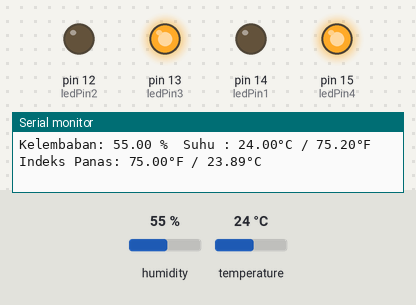
Recording of a sketch running on a simulated Arduino Uno, built with avr-gcc and run on an emulated ATmega328P. Shown: output pins drawn as LEDs (lit = HIGH), the last lines printed to the serial monitor. The inputs (shaded band) are chosen by the test bench; at power-on: humidity 55 %, temperature 24 °C.

Above: at 5.8 s.
5.9 s: humidity set to 49 %
14.2 s: humidity set to 46 %
At 18.5 s:
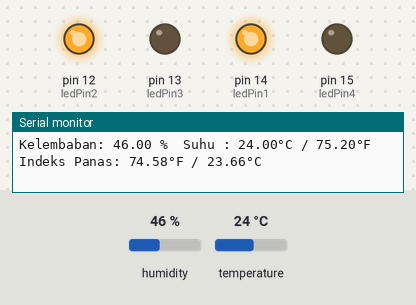
21.7 s: humidity set to 68 %
At 23.8 s:
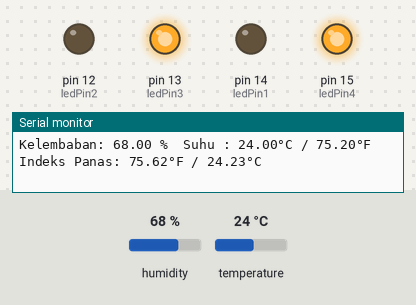
30.0 s: humidity set to 22 %
At 32.9 s:
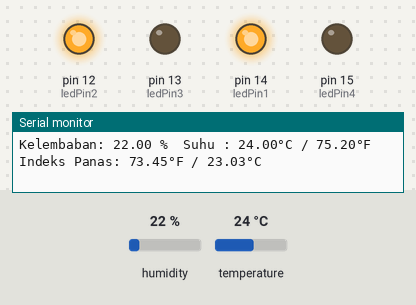
Timing chart, 0 to 37.0 s (numbered marks = the images above; inputs shaded):
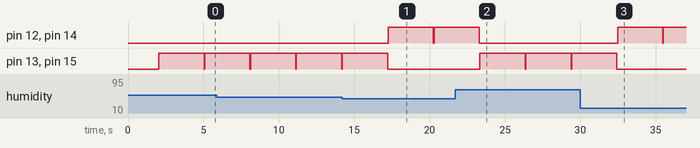

The sketch:

Sensor_Suhu_DHT11.ino
```cpp
#include "DHT.h" //library sensor yang telah diimportkan; inisiasi library sensor
#define DHTPIN 5 //(D1) //Pin apa yang digunakan; define untuk variabel tetap
#define DHTTYPE DHT11 // DHT 11

int ledPin1 = 14; //mendeklarasikan pin LED
int ledPin2 = 12;
int ledPin3 = 13;
int ledPin4 = 15;
DHT dht(DHTPIN, DHTTYPE); //membuat object dht dengan parameternya variabel DHTPIN dan DHTTYPE

void setup() {
  Serial.begin(9600); //baud komunikasi serial
  Serial.println("Pengujian DHT11!"); //penulisan di serial monitor
  dht.begin(); //prosedur memulai pembacaan module sensor
  pinMode(ledPin1, OUTPUT); //mendefinisikan pin LED sebagai output
  pinMode(ledPin2, OUTPUT); //mendefinisikan pin LED sebagai output
  pinMode(ledPin3, OUTPUT); //mendefinisikan pin LED sebagai output
  pinMode(ledPin4, OUTPUT); //mendefinisikan pin LED sebagai output
}

void loop() {
  delay(2000); //menunggu beberapa detik untuk pembacaan
  //pembacaan sensor membutuhkan waktu 250ms

  digitalWrite(ledPin1, LOW); //mematikan LED
  digitalWrite(ledPin2, LOW);
  digitalWrite(ledPin3, LOW);
  digitalWrite(ledPin4, LOW);

  //Pembacaan untuk data kelembaban
  float humidity_1 = dht.readHumidity();
  //Pembacaan dalam format celcius (c)
  float celcius_1 = dht.readTemperature();
  //pembacaan dalam format Fahrenheit
  float fahrenheit_1 = dht.readTemperature(true); //isFarenheit = true

  //mengecek pembacaan apakah terjadi kegagalan atau tidak
  if (isnan(humidity_1) || isnan(celcius_1) || isnan(fahrenheit_1)) {
    Serial.println("Pembacaan data dari module sensor gagal!");
    digitalWrite(ledPin1, HIGH); //menyalakan LED 1
    digitalWrite(ledPin2, HIGH); //menyalakan LED 2
    digitalWrite(ledPin3, HIGH); //menyalakan LED 3
    digitalWrite(ledPin4, HIGH); //menyalakan LED 4
    delay(1000); //delay 1 detik
    return;
  }

  float htof = dht.computeHeatIndex(fahrenheit_1, humidity_1);
  //Prosedur pembacaaan data indeks panas dalam bentuk fahreheit
  float htoc = dht.computeHeatIndex(celcius_1, humidity_1, false);
  //Prosedur pembacaaan data indeks panas dalam bentuk celcius

  //pembacaan nilai pembacaan data kelembaban
  Serial.print("Kelembaban: ");
  Serial.print(humidity_1);
  Serial.print(" %\t");

  //pembacaan nilai pembacaan data suhu
  Serial.print("Suhu : ");
  Serial.print(celcius_1); //format derajat celcius
  Serial.print("°"); //simbol derajat
  Serial.print("C / ");
  Serial.print(fahrenheit_1); //format derajat fahrenheit
  Serial.print("°");
  Serial.print("F\t");

  Serial.print("Indeks Panas: ");
  Serial.print(htof);
  Serial.print("°");
  Serial.print("F / ");
  Serial.print(htoc);
  Serial.print("°");
  Serial.println("C ");

  if (humidity_1 <= 47.50){ //jika kelembaban kurang dari atau sama dengan 47.50
    digitalWrite(ledPin1, HIGH); //menyalakan LED 1
    digitalWrite(ledPin2, HIGH); //menyalakan LED 2
    delay(1000); //delay 1 detik
    return;
  } else if (humidity_1 > 47.50){ //jika kelembaban lebih dari 47.50
    digitalWrite(ledPin3, HIGH); //menyalakan LED 3
    digitalWrite(ledPin4, HIGH); //menyalakan LED 4
    delay(1000); //delay 1 detik
    return;
  }

}
```

Measured:
- the behaviour switches between 48 and 47 % on humidity (found by bisection; images 0 and 1)
- after the input at 14.2 s, pin 12 (ledPin2), pin 14 (ledPin1): LOW → HIGH after 3.1 s, → LOW 3.0 s later, → HIGH 0.04 s later; pin 13 (ledPin3), pin 15 (ledPin4): goes on until 17.2 s, then stays LOW
- after the input at 21.7 s, pin 12 (ledPin2), pin 14 (ledPin1): goes on until 23.3 s, then stays LOW; pin 13 (ledPin3), pin 15 (ledPin4): alternates HIGH for 3.0 s and LOW for 0.04 s, starting after 1.6 s
- after the input at 30.0 s, pin 12 (ledPin2), pin 14 (ledPin1): LOW → HIGH after 2.5 s, → LOW 3.0 s later, → HIGH 0.04 s later; pin 13 (ledPin3), pin 15 (ledPin4): goes on until 32.4 s, then stays LOW
- by itself, pin 13 (ledPin3), pin 15 (ledPin4): alternates HIGH for 3.0 s and LOW for 0.04 s
